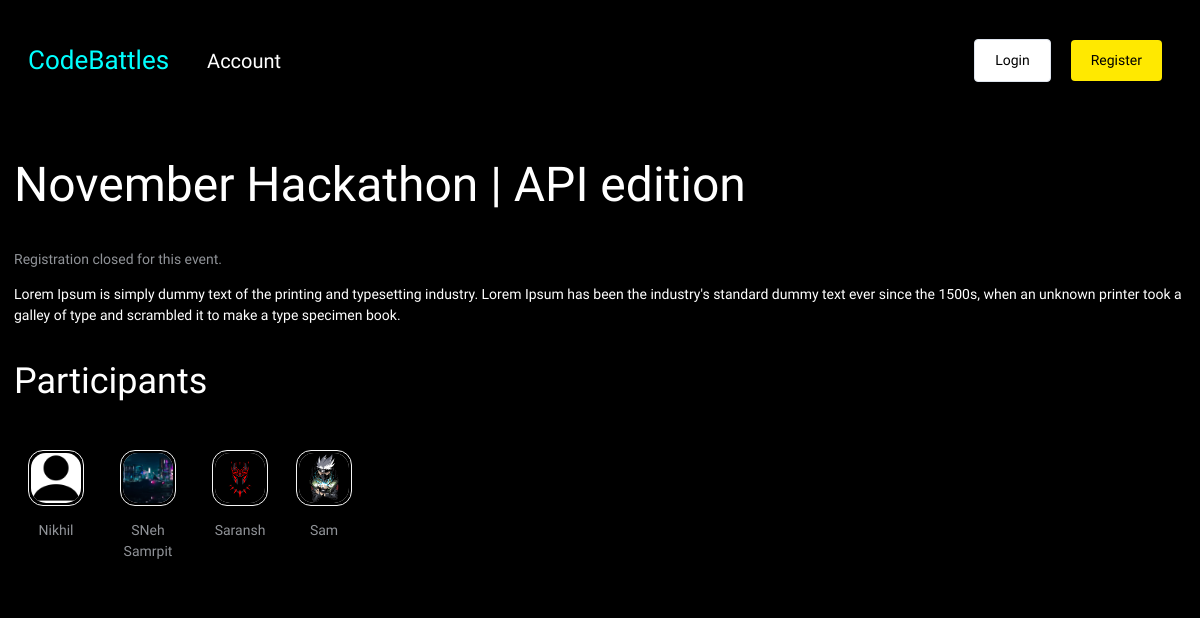
/event/66a741ee-ac45-46c4-b480-6bd0377b7798/, run on an earlier commit of the app's database.
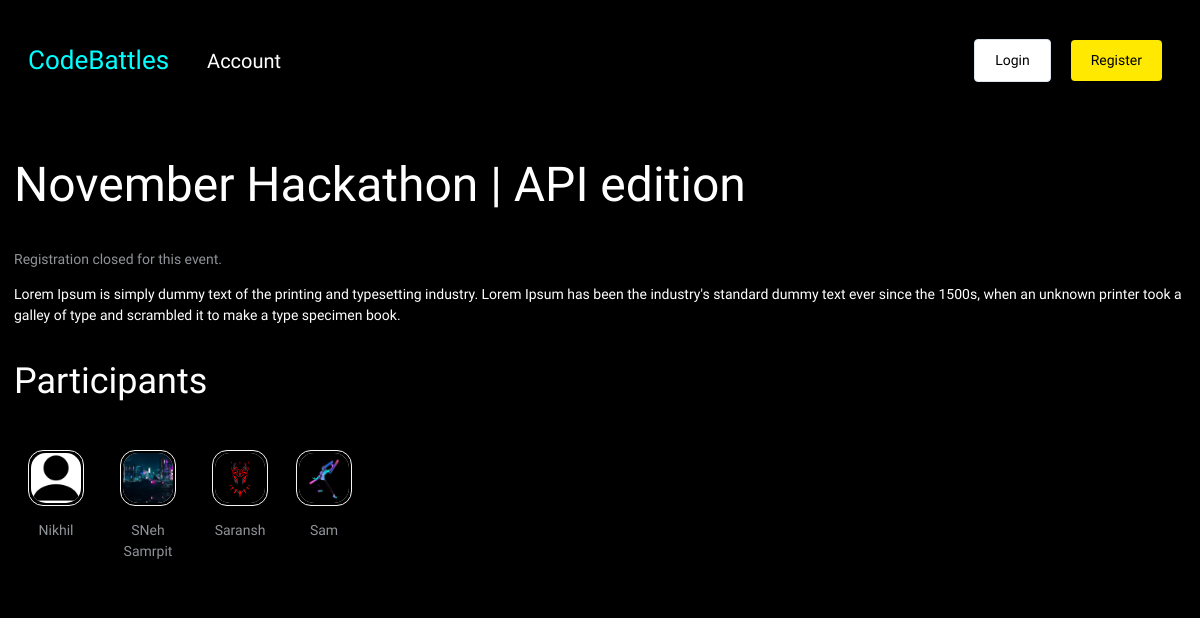
And on a later commit of the database.
### base/models.py (models this page shows)
class User(AbstractUser):
    name = models.CharField(max_length=100, null=True)
    email = models.EmailField(unique=True, null=True)
    bio = models.TextField(null=True, blank=True)
    hackathon_participant = models.BooleanField(default=True, null=True)
    avatar =  ResizedImageField(size=[400,400], default='avatar.png')
    id = models.UUIDField(default=uuid.uuid4, unique=True,primary_key=True, editable=False)
    USERNAME_FIELD = 'email'
    REQUIRED_FIELDS = ['username']
    twitter = models.URLField(max_length=500, null=True, blank=True)
    linkedin = models.URLField(max_length=500, null=True, blank=True)
    website = models.URLField(max_length=500, null=True, blank=True)
    facebook = models.URLField(max_length=500, null=True, blank=True)
    github = models.URLField(max_length=500, null=True, blank=True)
    class Meta:
        ordering = ['avatar']

### base/views.py (the view)
# urls.py: path('event/<str:pk>/', views.event_page, name="event"),
def event_page(request, pk):
    event = Event.objects.get(id=pk)
    registered = False
    submitted = False
    if request.user.is_authenticated:
        registered = request.user.events.filter(id=event.id).exists()
        submitted = Submission.objects.filter(participant=request.user, event=event).exists()
    context = {'event': event, 'registered':registered, 'submitted':submitted}
    return render(request, 'event.html',context)

### base/models.py (called while the page is built)
    @property
    def event_status(self):
        status = None
        present = datetime.now().timestamp()
        deadline = self.registration_deadline.timestamp()
        past_deadline = (present > deadline)
        if past_deadline:
            status = 'Finished'
        else :
            status = 'Ongoing'
        return status

### templates/event.html
{% extends 'main.html' %}
{% block content %}
{% load static %}
<link rel='stylesheet' type='text/css' media='screen' href='{% static "css/event.css" %}'>
<div class="section">
    <h1>{{event.name}}</h1>
</div>
{% if event.event_status == 'Ongoing' %}
<div class="section" id="event--action--wrapper">
    {% if registered %}
        <p class="text--success">You have already registed for this event {{linebreaks}}</p>
        <br>
        {% if submitted %}
            <p class="text--success">You have already submitted your project</p>
        {% else %}
            <a class="btn btn--primary" href="{% url 'project-submission' event.id %}">Submit Project</a>
        {% endif %}
    {% else %}
    <a class="btn btn--success"  href="{% url 'registration-confirmation' event.id %}">Register</a>
    {% endif %}
</div>
{% else %}
        <p>Registration closed for this event.</p>
{% endif %}
    <div class="markdown-body">
        {{event.description| safe }}
    </div>
    <div class="section">
            <h3>Participants</h3>
            <div class="users--lists section">
                {% for user in event.participants.all %}
                    <a href="{% url 'profile' user.id %}">
                        <div class="wrapper--user">
                            <div class="avatar__border">
                                <img class="user--avatar--sm" src="{{user.avatar.url}}"/>
                            </div>
                            <p>{{user.name}}</p>
                        </div>
                    </a>
                {% endfor %}
            </div>
        </div>
</div>
{% endblock content %}

What changed in the data, as far as the page shows it:
changed User "Sam": avatar: a different picture
